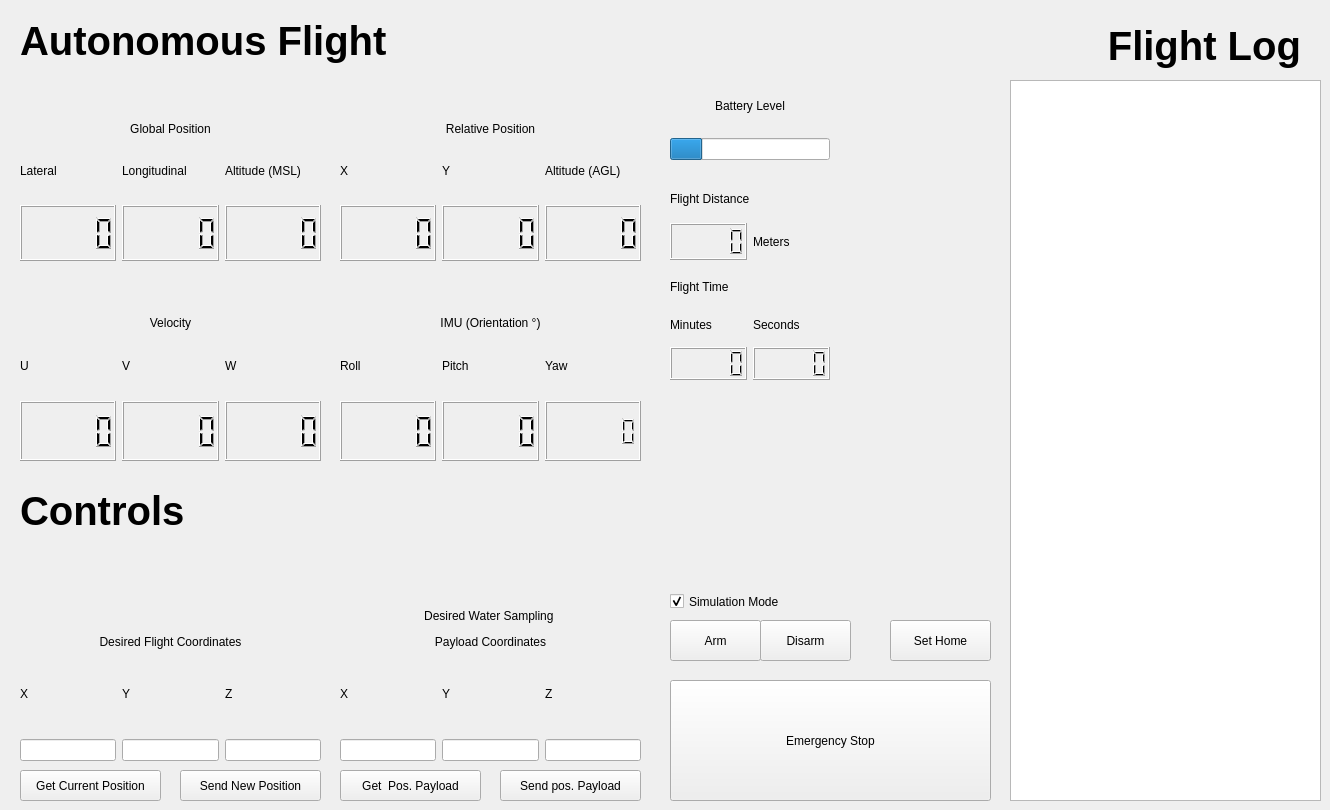
  <widget class="QWidget" name="AutonomousFlightMode_Tab">
   <attribute name="title">
    <string>Autonomous Flight</string>
   </attribute>
   <widget class="QLabel" name="AutonomousTitle">
    <property name="geometry">
     <rect>
      <x>20</x>
      <y>10</y>
      <width>391</width>
      <height>61</height>
     </rect>
    </property>
    <property name="font">
     <font>
      <pointsize>30</pointsize>
      <weight>75</weight>
      <bold>true</bold>
     </font>
    </property>
    <property name="text">
     <string>Autonomous Flight</string>
    </property>
   </widget>
   <widget class="QWidget" name="verticalLayoutWidget_2">
    <property name="geometry">
     <rect>
      <x>20</x>
      <y>80</y>
      <width>301</width>
      <height>181</height>
     </rect>
    </property>
    <layout class="QVBoxLayout" name="GPSDataLayout">
     <item>
      <widget class="QLabel" name="GPSLabel">
       <property name="text">
        <string>Global Position</string>
       </property>
       <property name="alignment">
        <set>Qt::AlignBottom|Qt::AlignHCenter</set>
       </property>
      </widget>
     </item>
     <item>
      <layout class="QHBoxLayout" name="GPSHLayout">
       <item>
        <widget class="QLabel" name="LatLabel">
         <property name="text">
          <string>Lateral</string>
         </property>
        </widget>
       </item>
       <item>
        <widget class="QLabel" name="LongLabel">
         <property name="text">
          <string>Longitudinal</string>
         </property>
        </widget>
       </item>
       <item>
        <widget class="QLabel" name="AltLabel">
         <property name="text">
          <string>Altitude (MSL)</string>
         </property>
        </widget>
       </item>
      </layout>
     </item>
     <item>
      <layout class="QHBoxLayout" name="GPS_DISP">
       <item>
        <widget class="QLCDNumber" name="LatGPS_DISP"/>
       </item>
       <item>
        <widget class="QLCDNumber" name="LongGPS_DISP"/>
       </item>
       <item>
        <widget class="QLCDNumber" name="AltGPS_DISP"/>
       </item>
      </layout>
     </item>
    </layout>
   </widget>
   <widget class="QWidget" name="verticalLayoutWidget_3">
    <property name="geometry">
     <rect>
      <x>670</x>
      <y>80</y>
      <width>160</width>
      <height>80</height>
     </rect>
    </property>
    <layout class="QVBoxLayout" name="BatLayout">
     <item>
      <widget class="QLabel" name="BatLabel">
       <property name="text">
        <string>Battery Level</string>
       </property>
       <property name="alignment">
        <set>Qt::AlignCenter</set>
       </property>
      </widget>
     </item>
     <item>
      <widget class="QProgressBar" name="BatInd">
       <property name="value">
        <number>20</number>
       </property>
       <property name="textVisible">
        <bool>false</bool>
       </property>
      </widget>
     </item>
    </layout>
   </widget>
   <widget class="QWidget" name="verticalLayoutWidget_4">
    <property name="geometry">
     <rect>
      <x>340</x>
      <y>270</y>
      <width>301</width>
      <height>191</height>
     </rect>
    </property>
    <layout class="QVBoxLayout" name="IMULayout">
     <item>
      <widget class="QLabel" name="IMULabel">
       <property name="text">
        <string>IMU (Orientation °)</string>
       </property>
       <property name="alignment">
        <set>Qt::AlignBottom|Qt::AlignHCenter</set>
       </property>
      </widget>
     </item>
     <item>
      <layout class="QHBoxLayout" name="IMUHLayout">
       <item>
        <widget class="QLabel" name="XLabel0">
         <property name="text">
          <string>Roll</string>
         </property>
        </widget>
       </item>
       <item>
        <widget class="QLabel" name="YLabel0">
         <property name="text">
          <string>Pitch</string>
         </property>
        </widget>
       </item>
       <item>
        <widget class="QLabel" name="ZLabel0">
         <property name="text">
          <string>Yaw</string>
         </property>
        </widget>
       </item>
      </layout>
     </item>
     <item>
      <layout class="QHBoxLayout" name="IMU_DISP">
       <item>
        <widget class="QLCDNumber" name="X_DISP"/>
       </item>
       <item>
        <widget class="QLCDNumber" name="Y_DISP"/>
       </item>
       <item>
        <widget class="QLCDNumber" name="Z_DISP">
         <property name="digitCount">
          <number>6</number>
         </property>
        </widget>
       </item>
      </layout>
     </item>
    </layout>
   </widget>
   <widget class="QWidget" name="verticalLayoutWidget_5">
    <property name="geometry">
     <rect>
      <x>20</x>
      <y>270</y>
      <width>301</width>
      <height>191</height>
     </rect>
    </property>
    <layout class="QVBoxLayout" name="VelVLayout">
     <item>
      <widget class="QLabel" name="VelLabel">
       <property name="text">
        <string>Velocity</string>
       </property>
       <property name="alignment">
        <set>Qt::AlignBottom|Qt::AlignHCenter</set>
       </property>
      </widget>
     </item>
     <item>
      <layout class="QHBoxLayout" name="VelHLabel">
       <item>
        <widget class="QLabel" name="U_VEL_Label">
         <property name="text">
          <string>U</string>
         </property>
        </widget>
       </item>
       <item>
        <widget class="QLabel" name="V_VEL_Label">
         <property name="text">
          <string>V</string>
         </property>
        </widget>
       </item>
       <item>
        <widget class="QLabel" name="W_VEL_Label">
         <property name="text">
          <string>W</string>
         </property>
        </widget>
       </item>
      </layout>
     </item>
     <item>
      <layout class="QHBoxLayout" name="Vel_DISP">
       <item>
        <widget class="QLCDNumber" name="U_Vel_DISP"/>
       </item>
       <item>
        <widget class="QLCDNumber" name="V_Vel_DISP"/>
       </item>
       <item>
        <widget class="QLCDNumber" name="W_Vel_DISP"/>
       </item>
      </layout>
     </item>
    </layout>
   </widget>
   <widget class="QWidget" name="verticalLayoutWidget_6">
    <property name="geometry">
     <rect>
      <x>670</x>
      <y>270</y>
      <width>160</width>
      <height>110</height>
     </rect>
    </property>
    <layout class="QVBoxLayout" name="FlightTimeVLayout">
     <item>
      <widget class="QLabel" name="FlightTimeLabel">
       <property name="text">
        <string>Flight Time</string>
       </property>
      </widget>
     </item>
     <item>
      <layout class="QHBoxLayout" name="FlightTimeHLabel">
       <item>
        <widget class="QLabel" name="Min_Label">
         <property name="text">
          <string>Minutes</string>
         </property>
        </widget>
       </item>
       <item>
        <widget class="QLabel" name="Sec_Label">
         <property name="text">
          <string>Seconds</string>
         </property>
        </widget>
       </item>
      </layout>
     </item>
     <item>
      <layout class="QHBoxLayout" name="FlightTime_DISP">
       <item>
        <widget class="QLCDNumber" name="Min_DISP"/>
       </item>
       <item>
        <widget class="QLCDNumber" name="Sec_DISP"/>
       </item>
      </layout>
     </item>
    </layout>
   </widget>
   <widget class="QWidget" name="verticalLayoutWidget_7">
    <property name="geometry">
     <rect>
      <x>670</x>
      <y>180</y>
      <width>160</width>
      <height>80</height>
     </rect>
    </property>
    <layout class="QVBoxLayout" name="FlightDistVLayout">
     <item>
      <widget class="QLabel" name="FlightDistLabel">
       <property name="text">
        <string>Flight Distance</string>
       </property>
      </widget>
     </item>
     <item>
      <layout class="QHBoxLayout" name="FlightDistHLayout">
       <item>
        <widget class="QLCDNumber" name="Meters_DISP"/>
       </item>
       <item>
        <widget class="QLabel" name="Meters_Label">
         <property name="text">
          <string>Meters</string>
         </property>
        </widget>
       </item>
      </layout>
     </item>
    </layout>
   </widget>
   <widget class="QTextBrowser" name="Logging">
    <property name="geometry">
     <rect>
      <x>1010</x>
      <y>80</y>
      <width>311</width>
      <height>721</height>
     </rect>
    </property>
   </widget>
   <widget class="QLabel" name="FlightLogTitle">
    <property name="geometry">
     <rect>
      <x>1060</x>
      <y>20</y>
      <width>241</width>
      <height>51</height>
     </rect>
    </property>
    <property name="font">
     <font>
      <pointsize>30</pointsize>
      <weight>75</weight>
      <bold>true</bold>
     </font>
    </property>
    <property name="text">
     <string>Flight Log</string>
    </property>
    <property name="alignment">
     <set>Qt::AlignRight|Qt::AlignTrailing|Qt::AlignVCenter</set>
    </property>
   </widget>
   <widget class="QWidget" name="verticalLayoutWidget_15">
    <property name="geometry">
     <rect>
      <x>20</x>
      <y>570</y>
      <width>301</width>
      <height>191</height>
     </rect>
    </property>
    <layout class="QVBoxLayout" name="DesiredFlightLayout">
     <item>
      <widget class="QLabel" name="DesiredFlightCoordinates">
       <property name="text">
        <string>Desired Flight Coordinates</string>
       </property>
       <property name="alignment">
        <set>Qt::AlignBottom|Qt::AlignHCenter</set>
       </property>
      </widget>
     </item>
     <item>
      <layout class="QHBoxLayout" name="FlightHLayout">
       <item>
        <widget class="QLabel" name="XLabel1">
         <property name="text">
          <string>X</string>
         </property>
        </widget>
       </item>
       <item>
        <widget class="QLabel" name="YLabel1">
         <property name="text">
          <string>Y</string>
         </property>
        </widget>
       </item>
       <item>
        <widget class="QLabel" name="ZLabel1">
         <property name="text">
          <string>Z</string>
         </property>
        </widget>
       </item>
      </layout>
     </item>
     <item>
      <layout class="QHBoxLayout" name="FlightHLayout1">
       <item>
        <widget class="QLineEdit" name="XPositionUAV"/>
       </item>
       <item>
        <widget class="QLineEdit" name="YPositionUAV"/>
       </item>
       <item>
        <widget class="QLineEdit" name="ZPositionUAV"/>
       </item>
      </layout>
     </item>
    </layout>
   </widget>
   <widget class="QPushButton" name="GetCurrentPositionUAV">
    <property name="geometry">
     <rect>
      <x>20</x>
      <y>770</y>
      <width>141</width>
      <height>31</height>
     </rect>
    </property>
    <property name="text">
     <string>Get Current Position</string>
    </property>
   </widget>
   <widget class="QPushButton" name="EmergencyStop">
    <property name="geometry">
     <rect>
      <x>670</x>
      <y>680</y>
      <width>321</width>
      <height>121</height>
     </rect>
    </property>
    <property name="text">
     <string>Emergency Stop</string>
    </property>
   </widget>
   <widget class="QPushButton" name="SendPositionUAV">
    <property name="geometry">
     <rect>
      <x>180</x>
      <y>770</y>
      <width>141</width>
      <height>31</height>
     </rect>
    </property>
    <property name="text">
     <string>Send New Position</string>
    </property>
   </widget>
   <widget class="QPushButton" name="GetCurrentPositionPayload">
    <property name="geometry">
     <rect>
      <x>340</x>
      <y>770</y>
      <width>141</width>
      <height>31</height>
     </rect>
    </property>
    <property name="text">
     <string>Get  Pos. Payload</string>
    </property>
   </widget>
   <widget class="QWidget" name="verticalLayoutWidget_16">
    <property name="geometry">
     <rect>
      <x>340</x>
      <y>570</y>
      <width>301</width>
      <height>191</height>
     </rect>
    </property>
    <layout class="QVBoxLayout" name="WaterSamplingLayout">
     <item>
      <widget class="QLabel" name="DesiredWaterSamplingPayloadCoordinates">
       <property name="text">
        <string>&lt;html&gt;&lt;head/&gt;&lt;body&gt;&lt;p align=&quot;center&quot;&gt;Desired Water Sampling &lt;/p&gt;&lt;p align=&quot;center&quot;&gt;Payload Coordinates&lt;/p&gt;&lt;/body&gt;&lt;/html&gt;</string>
       </property>
       <property name="alignment">
        <set>Qt::AlignBottom|Qt::AlignHCenter</set>
       </property>
      </widget>
     </item>
     <item>
      <layout class="QHBoxLayout" name="WaterHLayout">
       <item>
        <widget class="QLabel" name="XLabel2">
         <property name="text">
          <string>X</string>
         </property>
        </widget>
       </item>
       <item>
        <widget class="QLabel" name="YLabel2">
         <property name="text">
          <string>Y</string>
         </property>
        </widget>
       </item>
       <item>
        <widget class="QLabel" name="ZLabel2">
         <property name="text">
          <string>Z</string>
         </property>
        </widget>
       </item>
      </layout>
     </item>
     <item>
      <layout class="QHBoxLayout" name="WaterHLayout1">
       <item>
        <widget class="QLineEdit" name="XPositionPayload"/>
       </item>
       <item>
        <widget class="QLineEdit" name="YPositionPayload"/>
       </item>
       <item>
        <widget class="QLineEdit" name="ZPositionPayload"/>
       </item>
      </layout>
     </item>
    </layout>
   </widget>
   <widget class="QPushButton" name="SendPositionPayload">
    <property name="geometry">
     <rect>
      <x>500</x>
      <y>770</y>
      <width>141</width>
      <height>31</height>
     </rect>
    </property>
    <property name="text">
     <string>Send pos. Payload</string>
    </property>
   </widget>
   <widget class="QPushButton" name="SetHome">
    <property name="geometry">
     <rect>
      <x>890</x>
      <y>620</y>
      <width>101</width>
      <height>41</height>
     </rect>
    </property>
    <property name="text">
     <string>Set Home</string>
    </property>
   </widget>
   <widget class="QWidget" name="verticalLayoutWidget_14">
    <property name="geometry">
     <rect>
      <x>340</x>
      <y>80</y>
      <width>301</width>
      <height>181</height>
     </rect>
    </property>
    <layout class="QVBoxLayout" name="GPSDataLayout_3">
     <item>
      <widget class="QLabel" name="GPSLabel_2">
       <property name="text">
        <string>Relative Position</string>
       </property>
       <property name="alignment">
        <set>Qt::AlignBottom|Qt::AlignHCenter</set>
       </property>
      </widget>
     </item>
     <item>
      <layout class="QHBoxLayout" name="GPSHLayout_2">
       <item>
        <widget class="QLabel" name="LatLabel_2">
         <property name="text">
          <string>X</string>
         </property>
        </widget>
       </item>
       <item>
        <widget class="QLabel" name="LongLabel_2">
         <property name="text">
          <string>Y</string>
         </property>
        </widget>
       </item>
       <item>
        <widget class="QLabel" name="AltLabel_2">
         <property name="text">
          <string>Altitude (AGL)</string>
         </property>
        </widget>
       </item>
      </layout>
     </item>
     <item>
      <layout class="QHBoxLayout" name="GPS_DISP_2">
       <item>
        <widget class="QLCDNumber" name="RelX_DISP"/>
       </item>
       <item>
        <widget class="QLCDNumber" name="RelY_DISP"/>
       </item>
       <item>
        <widget class="QLCDNumber" name="AGL_DISP"/>
       </item>
      </layout>
     </item>
    </layout>
   </widget>
   <widget class="QPushButton" name="ARM">
    <property name="geometry">
     <rect>
      <x>670</x>
      <y>620</y>
      <width>91</width>
      <height>41</height>
     </rect>
    </property>
    <property name="text">
     <string>Arm</string>
    </property>
   </widget>
   <widget class="QPushButton" name="DISARM">
    <property name="geometry">
     <rect>
      <x>760</x>
      <y>620</y>
      <width>91</width>
      <height>41</height>
     </rect>
    </property>
    <property name="text">
     <string>Disarm</string>
    </property>
   </widget>
   <widget class="QLabel" name="AutonomousTitle_2">
    <property name="geometry">
     <rect>
      <x>20</x>
      <y>480</y>
      <width>281</width>
      <height>61</height>
     </rect>
    </property>
    <property name="font">
     <font>
      <pointsize>30</pointsize>
      <weight>75</weight>
      <bold>true</bold>
     </font>
    </property>
    <property name="text">
     <string>Controls</string>
    </property>
   </widget>
   <widget class="QCheckBox" name="SimulationMode">
    <property name="geometry">
     <rect>
      <x>670</x>
      <y>590</y>
      <width>161</width>
      <height>23</height>
     </rect>
    </property>
    <property name="text">
     <string>Simulation Mode</string>
    </property>
    <property name="checked">
     <bool>true</bool>
    </property>
   </widget>
  </widget>
